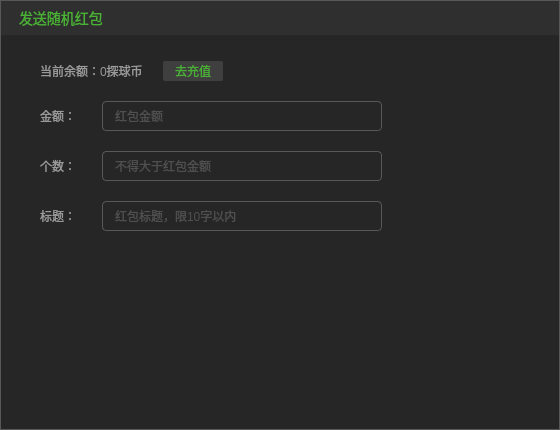
<?xml version="1.0" encoding="UTF-8"?>
<ui version="4.0">
 <class>RedEnvelopeDlg</class>
 <widget class="QDialog" name="RedEnvelopeDlg">
  <property name="geometry">
   <rect>
    <x>0</x>
    <y>0</y>
    <width>560</width>
    <height>430</height>
   </rect>
  </property>
  <property name="minimumSize">
   <size>
    <width>560</width>
    <height>430</height>
   </size>
  </property>
  <property name="windowTitle">
   <string>RedEnvelopeDlg</string>
  </property>
  <property name="styleSheet">
   <string notr="true">#wgt_main{
background:#262626;
border:1px solid #585858;
}</string>
  </property>
  <layout class="QGridLayout" name="gridLayout">
   <property name="leftMargin">
    <number>0</number>
   </property>
   <property name="topMargin">
    <number>0</number>
   </property>
   <property name="rightMargin">
    <number>0</number>
   </property>
   <property name="bottomMargin">
    <number>0</number>
   </property>
   <property name="spacing">
    <number>0</number>
   </property>
   <item row="0" column="0">
    <widget class="QWidget" name="wgt_main" native="true">
     <property name="styleSheet">
      <string notr="true">#wgt_title{
background:#2f2f2f;
}
#btn_confirm{
background:transparent;
background-image: url(:/TQLive/images/btn_confirm.png);
background-repeat:no-repeat;
border:none;
}
#btn_confirm:hover{
background-image: url(:/TQLive/images/btn_confirm_hover.png);
}
#btn_confirm:pressed{
margin:1px;
padding:1px;
}
#btn_cancel{
background:transparent;
background-image: url(:/TQLive/images/btn_cancel.png);
background-repeat:no-repeat;
border:none;
}
#btn_cancel:hover{
background-image: url(:/TQLive/images/btn_cancel_hover.png);
}
#btn_cancel:pressed{
margin:1px;
padding:1px;
}
QLabel{
font-family:&quot;微软雅黑&quot;;
font-size:12px;
color:#999999;
background:transparent;
}
QLineEdit{
border:1px solid #585858;
border-radius:4px;
background:transparent;
font-family:&quot;微软雅黑&quot;;
font-size:12px;
color:#777777;
padding-left:10px;
}
#btn_recharge{
font-family:&quot;微软雅黑&quot;;
font-size:12px;
color:#4AB134;
background:#3F3F3F;
border-radius:2px;
padding-left:0px;
padding-right:0px;
}
#btn_recharge:pressed,#btn_recharge:hover{
margin:1px;
padding:1px;
}
</string>
     </property>
     <layout class="QVBoxLayout" name="verticalLayout">
      <property name="spacing">
       <number>20</number>
      </property>
      <property name="leftMargin">
       <number>1</number>
      </property>
      <property name="topMargin">
       <number>1</number>
      </property>
      <property name="rightMargin">
       <number>1</number>
      </property>
      <property name="bottomMargin">
       <number>16</number>
      </property>
      <item>
       <widget class="QWidget" name="wgt_title" native="true">
        <property name="minimumSize">
         <size>
          <width>0</width>
          <height>34</height>
         </size>
        </property>
        <property name="maximumSize">
         <size>
          <width>16777215</width>
          <height>34</height>
         </size>
        </property>
        <property name="styleSheet">
         <string notr="true">QLabel{
font-family:&quot;微软雅黑&quot;;
font-size:14px;
color:#4AB134;
background:transparent;
}
#btn_close{
background:transparent;
background-image: url(:/TQLive/images/pb_close_pressed.png);
background-repeat:no-repeat;
border:none;
}
#btn_close:hover{
background-image: url(:/TQLive/images/pb_close_normal.png);
}
#btn_close:pressed{
margin:1px;
padding:1px;
}</string>
        </property>
        <layout class="QHBoxLayout" name="horizontalLayout_6">
         <property name="spacing">
          <number>0</number>
         </property>
         <property name="leftMargin">
          <number>18</number>
         </property>
         <property name="topMargin">
          <number>0</number>
         </property>
         <property name="rightMargin">
          <number>9</number>
         </property>
         <property name="bottomMargin">
          <number>0</number>
         </property>
         <item>
          <widget class="QLabel" name="lbl_title">
           <property name="text">
            <string>发送随机红包</string>
           </property>
          </widget>
         </item>
         <item>
          <widget class="QPushButton" name="btn_close">
           <property name="minimumSize">
            <size>
             <width>12</width>
             <height>13</height>
            </size>
           </property>
           <property name="maximumSize">
            <size>
             <width>12</width>
             <height>13</height>
            </size>
           </property>
           <property name="text">
            <string/>
           </property>
          </widget>
         </item>
        </layout>
       </widget>
      </item>
      <item>
       <spacer name="verticalSpacer_2">
        <property name="orientation">
         <enum>Qt::Vertical</enum>
        </property>
        <property name="sizeType">
         <enum>QSizePolicy::Fixed</enum>
        </property>
        <property name="sizeHint" stdset="0">
         <size>
          <width>20</width>
          <height>6</height>
         </size>
        </property>
       </spacer>
      </item>
      <item>
       <layout class="QHBoxLayout" name="horizontalLayout">
        <property name="spacing">
         <number>20</number>
        </property>
        <property name="leftMargin">
         <number>39</number>
        </property>
        <item>
         <widget class="QLabel" name="lbl_current_goldVal">
          <property name="text">
           <string>当前余额：0探球币</string>
          </property>
         </widget>
        </item>
        <item>
         <widget class="QPushButton" name="btn_recharge">
          <property name="minimumSize">
           <size>
            <width>60</width>
            <height>20</height>
           </size>
          </property>
          <property name="maximumSize">
           <size>
            <width>60</width>
            <height>20</height>
           </size>
          </property>
          <property name="text">
           <string>去充值</string>
          </property>
         </widget>
        </item>
        <item>
         <spacer name="horizontalSpacer">
          <property name="orientation">
           <enum>Qt::Horizontal</enum>
          </property>
          <property name="sizeHint" stdset="0">
           <size>
            <width>40</width>
            <height>20</height>
           </size>
          </property>
         </spacer>
        </item>
       </layout>
      </item>
      <item>
       <layout class="QHBoxLayout" name="horizontalLayout_2">
        <property name="spacing">
         <number>26</number>
        </property>
        <property name="leftMargin">
         <number>39</number>
        </property>
        <item>
         <widget class="QLabel" name="lbl_amount">
          <property name="text">
           <string>金额：</string>
          </property>
         </widget>
        </item>
        <item>
         <widget class="QLineEdit" name="lineEdit_amount">
          <property name="minimumSize">
           <size>
            <width>280</width>
            <height>30</height>
           </size>
          </property>
          <property name="maximumSize">
           <size>
            <width>280</width>
            <height>30</height>
           </size>
          </property>
          <property name="placeholderText">
           <string>红包金额</string>
          </property>
         </widget>
        </item>
        <item>
         <spacer name="horizontalSpacer_2">
          <property name="orientation">
           <enum>Qt::Horizontal</enum>
          </property>
          <property name="sizeHint" stdset="0">
           <size>
            <width>40</width>
            <height>20</height>
           </size>
          </property>
         </spacer>
        </item>
       </layout>
      </item>
      <item>
       <layout class="QHBoxLayout" name="horizontalLayout_3">
        <property name="spacing">
         <number>26</number>
        </property>
        <property name="leftMargin">
         <number>39</number>
        </property>
        <item>
         <widget class="QLabel" name="lbl_number">
          <property name="text">
           <string>个数：</string>
          </property>
         </widget>
        </item>
        <item>
         <widget class="QLineEdit" name="lineEdit_number">
          <property name="minimumSize">
           <size>
            <width>280</width>
            <height>30</height>
           </size>
          </property>
          <property name="maximumSize">
           <size>
            <width>280</width>
            <height>30</height>
           </size>
          </property>
          <property name="placeholderText">
           <string>不得大于红包金额</string>
          </property>
         </widget>
        </item>
        <item>
         <spacer name="horizontalSpacer_3">
          <property name="orientation">
           <enum>Qt::Horizontal</enum>
          </property>
          <property name="sizeHint" stdset="0">
           <size>
            <width>40</width>
            <height>20</height>
           </size>
          </property>
         </spacer>
        </item>
       </layout>
      </item>
      <item>
       <layout class="QHBoxLayout" name="horizontalLayout_4">
        <property name="spacing">
         <number>26</number>
        </property>
        <property name="leftMargin">
         <number>39</number>
        </property>
        <item>
         <widget class="QLabel" name="lbl_title_">
          <property name="text">
           <string>标题：</string>
          </property>
         </widget>
        </item>
        <item>
         <widget class="QLineEdit" name="lineEdit_title">
          <property name="minimumSize">
           <size>
            <width>280</width>
            <height>30</height>
           </size>
          </property>
          <property name="maximumSize">
           <size>
            <width>280</width>
            <height>30</height>
           </size>
          </property>
          <property name="placeholderText">
           <string>红包标题，限10字以内</string>
          </property>
         </widget>
        </item>
        <item>
         <spacer name="horizontalSpacer_4">
          <property name="orientation">
           <enum>Qt::Horizontal</enum>
          </property>
          <property name="sizeHint" stdset="0">
           <size>
            <width>40</width>
            <height>20</height>
           </size>
          </property>
         </spacer>
        </item>
       </layout>
      </item>
      <item>
       <spacer name="verticalSpacer">
        <property name="orientation">
         <enum>Qt::Vertical</enum>
        </property>
        <property name="sizeHint" stdset="0">
         <size>
          <width>20</width>
          <height>86</height>
         </size>
        </property>
       </spacer>
      </item>
      <item>
       <layout class="QHBoxLayout" name="horizontalLayout_5">
        <property name="spacing">
         <number>20</number>
        </property>
        <property name="leftMargin">
         <number>20</number>
        </property>
        <property name="rightMargin">
         <number>20</number>
        </property>
        <item>
         <spacer name="horizontalSpacer_5">
          <property name="orientation">
           <enum>Qt::Horizontal</enum>
          </property>
          <property name="sizeHint" stdset="0">
           <size>
            <width>40</width>
            <height>20</height>
           </size>
          </property>
         </spacer>
        </item>
        <item>
         <widget class="QPushButton" name="btn_confirm">
          <property name="minimumSize">
           <size>
            <width>82</width>
            <height>26</height>
           </size>
          </property>
          <property name="maximumSize">
           <size>
            <width>82</width>
            <height>26</height>
           </size>
          </property>
          <property name="text">
           <string/>
          </property>
         </widget>
        </item>
        <item>
         <widget class="QPushButton" name="btn_cancel">
          <property name="minimumSize">
           <size>
            <width>82</width>
            <height>26</height>
           </size>
          </property>
          <property name="maximumSize">
           <size>
            <width>82</width>
            <height>26</height>
           </size>
          </property>
          <property name="text">
           <string/>
          </property>
         </widget>
        </item>
       </layout>
      </item>
     </layout>
    </widget>
   </item>
  </layout>
 </widget>
 <layoutdefault spacing="6" margin="11"/>
 <resources>
  <include location="TQLive.qrc"/>
 </resources>
 <connections/>
</ui>
